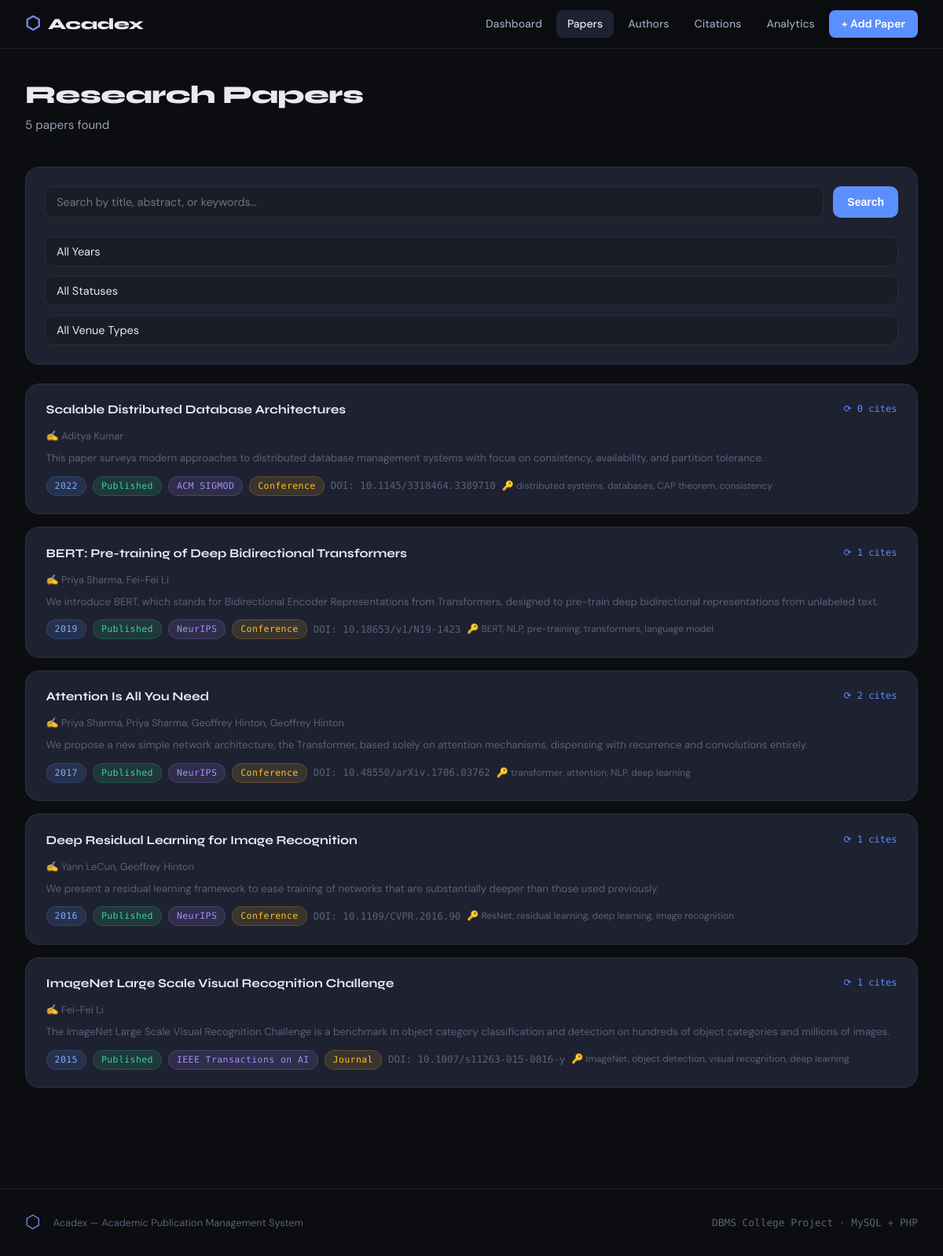
The app's page /papers.php with its own data.
### tables this page shows
CREATE TABLE papers (
    paper_id         INT AUTO_INCREMENT PRIMARY KEY,
    title            VARCHAR(500) NOT NULL,
    abstract         TEXT,
    keywords         VARCHAR(500),
    doi              VARCHAR(150) UNIQUE,
    publication_year YEAR NOT NULL,
    venue_id         INT,
    pages            VARCHAR(50),
    pdf_url          VARCHAR(255),
    status           ENUM('Published', 'Under Review', 'Preprint', 'Retracted') DEFAULT 'Published',
    created_at       TIMESTAMP DEFAULT CURRENT_TIMESTAMP,
    FOREIGN KEY (venue_id) REFERENCES venues(venue_id) ON DELETE SET NULL,
    FULLTEXT(title, abstract, keywords)
);

CREATE TABLE venues (
    venue_id         INT AUTO_INCREMENT PRIMARY KEY,
    name             VARCHAR(255) NOT NULL,
    type             ENUM('Journal', 'Conference', 'Workshop', 'Symposium') NOT NULL,
    publisher        VARCHAR(255),
    impact_factor    DECIMAL(5,3),
    issn             VARCHAR(20),
    created_at       TIMESTAMP DEFAULT CURRENT_TIMESTAMP
);

### includes/db.php (called while the page is built, shortened)
<?php
function get_db(): mysqli {
    static $conn = null;
    if ($conn === null) {
        $conn = new mysqli(DB_HOST, DB_USER, DB_PASS, DB_NAME);
        $conn->set_charset('utf8mb4');
    }
    return $conn;
}
function db_query(string $sql, array $params = [], string $types = ''): array {
    $db   = get_db();
    $stmt = $db->prepare($sql);
    $stmt->execute();
    $result = $stmt->get_result();
    return $result ? $result->fetch_all(MYSQLI_ASSOC) : [];
}
?>

### papers.php (the view, shortened to what this page needs)
<?php
require 'includes/db.php';
$search  = trim($_GET['q']    ?? '');
$where  = ['1=1'];
$params = [];
$types  = '';
$sql = "
    SELECT
        p.paper_id, p.title, p.abstract, p.keywords,
        p.doi, p.publication_year, p.status,
        v.name AS venue_name, v.type AS venue_type,
        COUNT(DISTINCT c.citation_id) AS citation_count,
        GROUP_CONCAT(
            CONCAT(a.first_name,' ',a.last_name)
            ORDER BY pa.author_order SEPARATOR ', '
        ) AS authors
    FROM papers p
    LEFT JOIN venues       v  ON p.venue_id = v.venue_id
    LEFT JOIN citations    c  ON c.cited_paper_id = p.paper_id
    LEFT JOIN paper_authors pa ON p.paper_id = pa.paper_id
    LEFT JOIN authors      a  ON pa.author_id = a.author_id
    WHERE " . implode(' AND ', $where) . "
    GROUP BY p.paper_id
    ORDER BY p.publication_year DESC
";
$papers = db_query($sql, $params, $types);
include 'includes/header.php';
?>
<div class="page-header">
  <h1>Research Papers</h1>
  <p><?= count($papers) ?> paper<?= count($papers) !== 1 ? 's' : '' ?> found<?= $search ? " for <em>\"".htmlspecialchars($search)."\"</em>" : '' ?></p>
</div>
<div class="card" style="margin-bottom:1.5rem;">
  <form method="GET" action="papers.php">
    <div class="search-bar">
      <input type="text" id="search-input" name="q"
             value="<?= htmlspecialchars($search) ?>"
             placeholder="Search by title, abstract, or keywords…">
      <button type="submit" class="btn btn-primary">Search</button>
    </div>
    <div style="display:flex;gap:0.75rem;flex-wrap:wrap;">
      <select name="year" onchange="this.form.submit()">
        <option value="">All Years</option>
      </select>
      <select name="status" onchange="this.form.submit()">
        <option value="">All Statuses</option>
      </select>
      <select name="venue_type" onchange="this.form.submit()">
        <option value="">All Venue Types</option>
      </select>
    </div>
  </form>
</div>
<?php if ($papers): ?>
<div class="paper-list" style="display:flex;flex-direction:column;gap:1rem;">
  <?php foreach ($papers as $p):
    $cls = match($p['status']) {
      'Published'    => 'badge-green',
      'Under Review' => 'badge-yellow',
      'Preprint'     => 'badge-purple',
      default        => 'badge-red'
    };
  ?>
  <div class="paper-card">
    <div style="display:flex;align-items:flex-start;justify-content:space-between;gap:1rem;">
      <h3><?= htmlspecialchars($p['title']) ?></h3>
      <span class="cite-count" style="white-space:nowrap;">⟳ <?= $p['citation_count'] ?> cites</span>
    </div>
    <?php if ($p['authors']): ?>
    <div style="font-size:0.8rem;color:var(--text3);margin-top:0.3rem;">
      ✍ <?= htmlspecialchars($p['authors']) ?>
    </div>
    <?php endif; ?>
    <?php if ($p['abstract']): ?>
    <div class="paper-abstract"><?= htmlspecialchars($p['abstract']) ?></div>
    <?php endif; ?>
    <div class="paper-meta">
      <span class="badge badge-blue"><?= $p['publication_year'] ?></span>
      <span class="badge <?= $cls ?>"><?= $p['status'] ?></span>
      <?php if ($p['venue_name']): ?>
      <span class="badge badge-purple"><?= htmlspecialchars($p['venue_name']) ?></span>
      <?php endif; ?>
      <?php if ($p['venue_type']): ?>
      <span class="badge badge-yellow"><?= $p['venue_type'] ?></span>
      <?php endif; ?>
      <?php if ($p['doi']): ?>
      <span class="mono">DOI: <?= htmlspecialchars($p['doi']) ?></span>
      <?php endif; ?>
      <?php if ($p['keywords']): ?>
      <span style="font-size:0.75rem;color:var(--text3);">🔑 <?= htmlspecialchars($p['keywords']) ?></span>
      <?php endif; ?>
    </div>
  </div>
  <?php endforeach; ?>
</div>
<?php endif; ?>
<?php include 'includes/footer.php'; ?>

### assets/css/style.css (style rules this page uses)
*, *::before, *::after { box-sizing: border-box; margin: 0; padding: 0; }
:root { --bg: #0c0d10; --bg2: #12141a; --bg3: #1a1d26; --surface: #1e2130; --surface2: #252a3a; --border: rgba(255,255,255,0.07); --border-lit: rgba(110,180,255,0.25); --accent: #5b8fff; --accent2: #a78bfa; --accent3: #34d399; --danger: #f87171; --warn: #fbbf24; --text: #e8eaf0; --text2: #9aa0b8; --text3: #5a607a; --radius: 10px; --radius-lg: 18px; --shadow: 0 4px 24px rgba(0,0,0,0.5); --shadow-glow: 0 0 40px rgba(91,143,255,0.12); --font-head: 'Syne', sans-serif; --font-mono: 'DM Mono', monospace; --font-body: 'DM Sans', sans-serif; }
html { scroll-behavior: smooth; }
body { background: var(--bg); color: var(--text); font-family: var(--font-body); font-size: 15px; line-height: 1.65; min-height: 100vh; overflow-x: hidden; }
.page-header { margin-bottom: 2.5rem; animation: fadeUp 0.5s ease both; }
.page-header h1 { font-family: var(--font-head); font-size: 2rem; font-weight: 800; letter-spacing: -0.5px; line-height: 1.2; color: var(--text); }
.page-header p { color: var(--text2); margin-top: 0.4rem; font-size: 0.95rem; }
.card { background: var(--surface); border: 1px solid var(--border); border-radius: var(--radius-lg); padding: 1.5rem; animation: fadeUp 0.5s ease both; }
.badge { display: inline-block; padding: 2px 10px; border-radius: 20px; font-size: 0.72rem; font-family: var(--font-mono); font-weight: 500; letter-spacing: 0.4px; }
.badge-blue { background: rgba(91,143,255,0.15); color: #7badff; border: 1px solid rgba(91,143,255,0.2); }
.badge-green { background: rgba(52,211,153,0.12); color: #34d399; border: 1px solid rgba(52,211,153,0.2); }
.badge-purple { background: rgba(167,139,250,0.12); color: #a78bfa; border: 1px solid rgba(167,139,250,0.2); }
.badge-yellow { background: rgba(251,191,36,0.12); color: #fbbf24; border: 1px solid rgba(251,191,36,0.2); }
.btn { display: inline-flex; align-items: center; gap: 6px; padding: 8px 18px; border-radius: var(--radius); font-size: 0.875rem; font-weight: 600; cursor: pointer; border: none; text-decoration: none; transition: all 0.2s; }
.btn-primary { background: var(--accent); color: #fff; }
input[type="text"], input[type="email"], input[type="number"], input[type="url"], select, textarea { background: var(--bg3); border: 1px solid var(--border); border-radius: var(--radius); color: var(--text); padding: 10px 14px; font-family: var(--font-body); font-size: 0.9rem; width: 100%; transition: border-color 0.2s, box-shadow 0.2s; outline: none; -webkit-appearance: none; }
select { cursor: pointer; }
.search-bar { display: flex; gap: 0.75rem; margin-bottom: 1.5rem; }
.search-bar input { flex: 1; }
.paper-card { background: var(--surface); border: 1px solid var(--border); border-radius: var(--radius-lg); padding: 1.4rem 1.6rem; transition: transform 0.2s, border-color 0.2s, box-shadow 0.2s; animation: fadeUp 0.45s ease both; }
.paper-card h3 { font-family: var(--font-head); font-size: 0.975rem; font-weight: 700; color: var(--text); margin-bottom: 0.4rem; line-height: 1.4; }
.paper-card .paper-meta { display: flex; flex-wrap: wrap; gap: 0.5rem; align-items: center; margin-top: 0.75rem; }
.paper-card .paper-abstract { font-size: 0.83rem; color: var(--text3); line-height: 1.55; margin-top: 0.5rem; display: -webkit-box; -webkit-line-clamp: 2; -webkit-box-orient: vertical; overflow: hidden; }
.cite-count { font-family: var(--font-mono); font-size: 0.75rem; color: var(--accent); margin-left: auto; }
.mono { font-family: var(--font-mono); font-size: 0.78rem; color: var(--text3); }
.paper-list .paper-card:nth-child(n) { animation-delay: calc(n * 0.06s); }

### records on screen
papers: title "Scalable Distributed Database Architectures", citation_count "0", authors "Aditya Kumar", abstract "This paper surveys modern approaches to distributed database management systems with focus on consistency, availability, and partition tolerance.", publication_year "2022", status "Published", venue.name "ACM SIGMOD", venue.type "Conference", doi "10.1145/3318464.3389710", keywords "distributed systems, databases, CAP theorem, consistency"
papers: title "BERT: Pre-training of Deep Bidirectional Transformers", citation_count "1", authors "Priya Sharma, Fei-Fei Li", abstract "We introduce BERT, which stands for Bidirectional Encoder Representations from Transformers, designed to pre-train deep bidirectional representations from unlabeled text.", publication_year "2019", status "Published", venue.name "NeurIPS", venue.type "Conference", doi "10.18653/v1/N19-1423", keywords "BERT, NLP, pre-training, transformers, language model"
papers: title "Attention Is All You Need", citation_count "2", authors "Priya Sharma, Priya Sharma, Geoffrey Hinton, Geoffrey Hinton", abstract "We propose a new simple network architecture, the Transformer, based solely on attention mechanisms, dispensing with recurrence and convolutions entirely.", publication_year "2017", status "Published", venue.name "NeurIPS", venue.type "Conference", doi "10.48550/arXiv.1706.03762", keywords "transformer, attention, NLP, deep learning"
papers: title "Deep Residual Learning for Image Recognition", citation_count "1", authors "Yann LeCun, Geoffrey Hinton", abstract "We present a residual learning framework to ease training of networks that are substantially deeper than those used previously.", publication_year "2016", status "Published", venue.name "NeurIPS", venue.type "Conference", doi "10.1109/CVPR.2016.90", keywords "ResNet, residual learning, deep learning, image recognition"
papers: title "ImageNet Large Scale Visual Recognition Challenge", citation_count "1", authors "Fei-Fei Li", abstract "The ImageNet Large Scale Visual Recognition Challenge is a benchmark in object category classification and detection on hundreds of object categories and millions of images.", publication_year "2015", status "Published", venue.name "IEEE Transactions on AI", venue.type "Journal", doi "10.1007/s11263-015-0816-y", keywords "ImageNet, object detection, visual recognition, deep learning"

### other values on screen
count($papers) "5"
